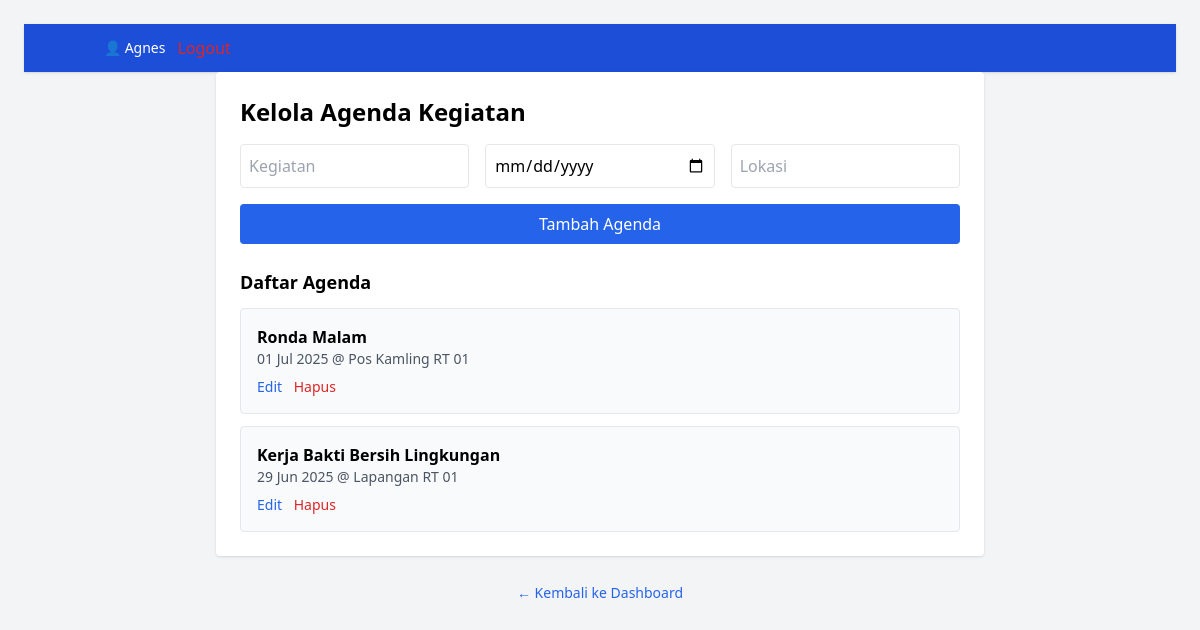
Page /manage_events.php (signed in) on the committed database.
### tables this page shows
CREATE TABLE `agenda` (
  `id` int(11) NOT NULL,
  `event` varchar(255) NOT NULL,
  `date` date NOT NULL,
  `location` varchar(255) NOT NULL
);

### manage_events.php (the view, shortened to what this page needs)
<?php
require '../includes/config.php';
$event = '';
$date = '';
$location = '';
$editMode = false;
$agenda = mysqli_query($conn, "SELECT * FROM agenda ORDER BY date DESC");
?>
<!DOCTYPE html>
<html lang="id">
<head>
    <script src="https://cdn.tailwindcss.com"></script>
</head>
<body class="bg-gray-100 p-6">
<?php include '../includes/navbar_admin.php'; ?>
<div class="max-w-3xl mx-auto bg-white p-6 rounded shadow">
    <h1 class="text-2xl font-bold mb-4"><?= $editMode ? 'Edit' : 'Kelola' ?> Agenda Kegiatan</h1>
    <form method="POST" class="grid grid-cols-1 md:grid-cols-3 gap-4 mb-6">
        <input name="event" placeholder="Kegiatan" value="<?= htmlspecialchars($event) ?>" class="p-2 border rounded" required>
        <input type="date" name="date" value="<?= htmlspecialchars($date) ?>" class="p-2 border rounded" required>
        <input name="location" placeholder="Lokasi" value="<?= htmlspecialchars($location) ?>" class="p-2 border rounded" required>
        <button type="submit" class="col-span-1 md:col-span-3 bg-blue-600 text-white px-4 py-2 rounded hover:bg-blue-700">
            <?= $editMode ? 'Update' : 'Tambah' ?> Agenda
        </button>
    </form>
    <h2 class="text-lg font-semibold mb-3">Daftar Agenda</h2>
    <ul class="space-y-3">
        <?php while ($a = mysqli_fetch_assoc($agenda)): ?>
            <li class="bg-gray-50 p-4 rounded border">
                <h3 class="font-bold"><?= htmlspecialchars($a['event']) ?></h3>
                <p class="text-sm text-gray-600">
                    <?= date('d M Y', strtotime($a['date'])) ?> @ <?= htmlspecialchars($a['location']) ?>
                </p>
                <div class="mt-2 text-sm space-x-2">
                    <a href="?edit=<?= $a['id'] ?>" class="text-blue-600 hover:underline">Edit</a>
                    <a href="?delete=<?= $a['id'] ?>" onclick="return confirm('Yakin ingin menghapus agenda ini?')" class="text-red-600 hover:underline">Hapus</a>
                </div>
            </li>
        <?php endwhile; ?>
    </ul>
</div>
<div class="mb-4 mt-6 text-center">
    <a href="../admin_dashboard.php" class="text-blue-600 hover:underline text-sm">
        ← Kembali ke Dashboard
    </a>
</div>
</body>
</html>

### rows in the picture
agenda: event "Ronda Malam", date "01 Jul 2025", location "Pos Kamling RT 01"
agenda: event "Kerja Bakti Bersih Lingkungan", date "29 Jun 2025", location "Lapangan RT 01"

### other values in the picture
$_SESSION['nama'] "Agnes"
